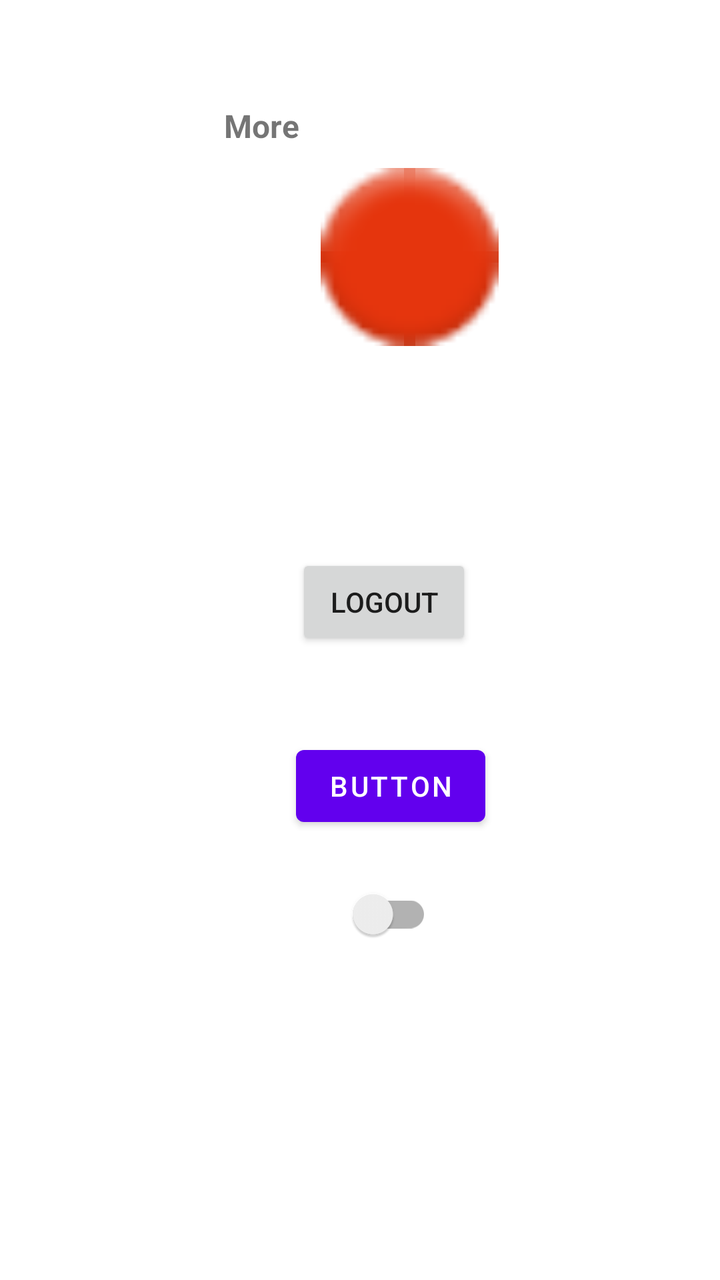
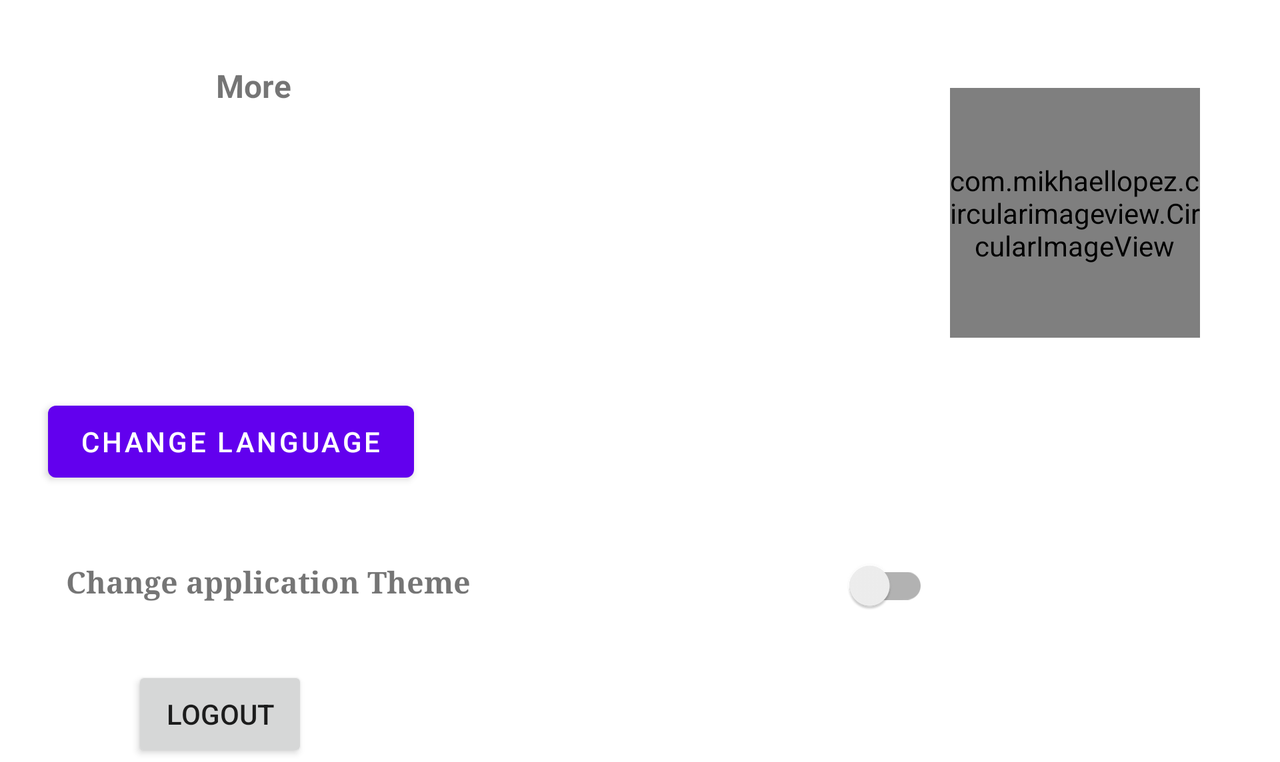

Two renders of one Android screen. The first uses the default layout on a phone; the second uses the alternative layout the repository ships for a different screen configuration, on a matching device. The two XML files are below.
<!-- AndroidManifest.xml: application theme Theme.Diplomich -->
<!-- res/layout/fragment_more.xml -->
<?xml version="1.0" encoding="utf-8"?>
<androidx.constraintlayout.widget.ConstraintLayout xmlns:android="http://schemas.android.com/apk/res/android"
    xmlns:app="http://schemas.android.com/apk/res-auto"
    xmlns:tools="http://schemas.android.com/tools"
    android:layout_width="match_parent"
    android:layout_height="match_parent"
    tools:context=".MoreFragment">

    

    <TextView
        android:id="@+id/HelloUserName"
        android:layout_width="wrap_content"
        android:layout_height="wrap_content"
        android:layout_marginStart="112dp"
        android:layout_marginTop="52dp"
        android:text="@string/more"
        android:textSize="16sp"
        android:textStyle="bold"
        app:layout_constraintStart_toStartOf="parent"
        app:layout_constraintTop_toTopOf="parent" />

    <ImageView
        android:id="@+id/imageUser"
        android:layout_width="115dp"
        android:layout_height="89dp"
        android:layout_marginTop="84dp"
        android:layout_marginEnd="16dp"
        app:layout_constraintEnd_toEndOf="parent"
        app:layout_constraintHorizontal_bias="0.366"
        app:layout_constraintStart_toEndOf="@+id/userEmailInfo"
        app:layout_constraintTop_toTopOf="parent"
        app:srcCompat="@android:drawable/ic_notification_overlay"
        tools:src="@android:drawable/ic_notification_overlay" />

    <TextView
        android:id="@+id/userPhoneNumber"
        android:layout_width="wrap_content"
        android:layout_height="wrap_content"
        android:layout_marginStart="100dp"
        android:layout_marginTop="24dp"
        app:layout_constraintStart_toStartOf="parent"
        app:layout_constraintTop_toBottomOf="@+id/userEmailInfo" />

    <TextView
        android:id="@+id/userEmailInfo"
        android:layout_width="wrap_content"
        android:layout_height="wrap_content"
        android:layout_marginStart="100dp"
        android:layout_marginTop="96dp"
        app:layout_constraintStart_toStartOf="parent"
        app:layout_constraintTop_toTopOf="parent" />

    <TextView
        android:id="@+id/verificationEmail"
        android:layout_width="wrap_content"
        android:layout_height="wrap_content"
        android:layout_marginBottom="8dp"
        android:textColor ="@color/purple_500"
        android:visibility="invisible"
        app:layout_constraintBottom_toTopOf="@+id/HelloUserName"
        app:layout_constraintEnd_toEndOf="parent"
        app:layout_constraintHorizontal_bias="0.41"
        app:layout_constraintStart_toStartOf="parent" />

    <androidx.appcompat.widget.AppCompatButton
        android:id="@+id/logoutButton"
        android:layout_width="wrap_content"
        android:layout_height="wrap_content"
        android:layout_marginStart="148dp"
        android:layout_marginTop="104dp"
        android:text="Logout"
        app:layout_constraintStart_toStartOf="parent"
        app:layout_constraintTop_toBottomOf="@+id/imageUser" />

    <Button
        android:id="@+id/languageButton"
        android:layout_width="wrap_content"
        android:layout_height="wrap_content"
        android:layout_marginStart="148dp"
        android:layout_marginTop="44dp"
        android:text="Button"
        app:layout_constraintStart_toStartOf="parent"
        app:layout_constraintTop_toBottomOf="@+id/logoutButton" />

    <androidx.appcompat.widget.SwitchCompat
        android:id="@+id/mySwitch"
        android:layout_width="wrap_content"
        android:layout_height="wrap_content"
        android:layout_marginStart="168dp"
        android:layout_marginTop="16dp"
        app:layout_constraintStart_toStartOf="parent"
        app:layout_constraintTop_toBottomOf="@+id/languageButton" />

</androidx.constraintlayout.widget.ConstraintLayout>
<!-- resources referenced by this layout -->
<resources>
  <color name="purple_500">#FF6200EE</color>
  <string name="more">More</string>
  <style name="Theme.Diplomich" parent="Theme.MaterialComponents.DayNight.DarkActionBar">
          
          <item name="colorPrimary">@color/purple_500</item>
          <item name="colorPrimaryVariant">@color/purple_700</item>
          <item name="colorOnPrimary">@color/white</item>
          
          <item name="colorSecondary">@color/teal_200</item>
          <item name="colorSecondaryVariant">@color/teal_700</item>
          <item name="colorOnSecondary">@color/black</item>
          
          <item name="android:statusBarColor" tools:targetApi="l">?attr/colorPrimaryVariant</item>
          
      </style>
  <color name="purple_700">#FF3700B3</color>
  <color name="white">#FFFFFFFF</color>
  <color name="teal_200">#FF03DAC5</color>
  <color name="teal_700">#FF018786</color>
  <color name="black">#FF000000</color>
</resources>
<!-- res/layout-land/fragment_more.xml (the repository's variant of the layout above) -->
<!-- drawn on the phone turned sideways -->
<?xml version="1.0" encoding="utf-8"?>
<ScrollView
    xmlns:android="http://schemas.android.com/apk/res/android"
    xmlns:app="http://schemas.android.com/apk/res-auto"
    xmlns:tools="http://schemas.android.com/tools"
    android:layout_width="match_parent"
    android:layout_height="match_parent"
    android:fillViewport="true">

<androidx.constraintlayout.widget.ConstraintLayout
    android:layout_width="match_parent"
    android:layout_height="wrap_content">

    <TextView
        android:id="@+id/HelloUserName"
        android:layout_width="wrap_content"
        android:layout_height="wrap_content"
        android:layout_marginStart="108dp"
        android:layout_marginTop="32dp"
        android:text="@string/more"
        android:textSize="16sp"
        android:textStyle="bold"
        app:layout_constraintStart_toStartOf="parent"
        app:layout_constraintTop_toTopOf="parent" />

    <com.mikhaellopez.circularimageview.CircularImageView
        android:id="@+id/imageUser"
        android:layout_width="125dp"
        android:layout_height="125dp"
        android:layout_marginTop="44dp"
        android:layout_marginEnd="40dp"
        android:background="@drawable/img"
        app:civ_border_color="#3f51b5"
        app:civ_border_width="4dp"
        app:civ_shadow="true"
        app:civ_shadow_color="#3f51b5"
        app:civ_shadow_radius="10sp"
        app:layout_constraintEnd_toEndOf="parent"
        app:layout_constraintTop_toTopOf="parent" />

    <TextView
        android:id="@+id/userPhoneNumber"
        android:layout_width="wrap_content"
        android:layout_height="wrap_content"
        android:layout_marginTop="24dp"
        app:layout_constraintEnd_toStartOf="@+id/imageUser"
        app:layout_constraintStart_toStartOf="parent"
        app:layout_constraintTop_toBottomOf="@+id/userEmailInfo" />

    <TextView
        android:id="@+id/userEmailInfo"
        android:layout_width="wrap_content"
        android:layout_height="wrap_content"
        android:layout_marginTop="96dp"
        app:layout_constraintEnd_toStartOf="@+id/imageUser"
        app:layout_constraintStart_toStartOf="parent"
        app:layout_constraintTop_toTopOf="parent" />

    <TextView
        android:id="@+id/verificationEmail"
        android:layout_width="wrap_content"
        android:layout_height="wrap_content"
        android:layout_marginBottom="8dp"
        android:textColor ="@color/purple_500"
        android:visibility="invisible"
        app:layout_constraintBottom_toTopOf="@+id/HelloUserName"
        app:layout_constraintEnd_toEndOf="parent"
        app:layout_constraintHorizontal_bias="0.41"
        app:layout_constraintStart_toStartOf="parent" />

    <androidx.appcompat.widget.AppCompatButton
        android:id="@+id/logoutButton"
        android:layout_width="wrap_content"
        android:layout_height="wrap_content"
        android:layout_marginStart="32dp"
        android:layout_marginTop="32dp"
        android:layout_marginEnd="343dp"
        android:text="Logout"
        app:layout_constraintEnd_toEndOf="parent"
        app:layout_constraintHorizontal_bias="0.193"
        app:layout_constraintStart_toStartOf="parent"
        app:layout_constraintTop_toBottomOf="@+id/textView" />

    <Button
        android:id="@+id/languageButton"
        android:layout_width="wrap_content"
        android:layout_height="wrap_content"
        android:layout_marginStart="24dp"
        android:layout_marginTop="28dp"
        android:layout_marginEnd="284dp"
        android:text="@string/changeLanguage"
        app:layout_constraintEnd_toEndOf="parent"
        app:layout_constraintHorizontal_bias="0.0"
        app:layout_constraintStart_toStartOf="parent"
        app:layout_constraintTop_toBottomOf="@+id/imageUser" />

    <androidx.appcompat.widget.SwitchCompat
        android:id="@+id/mySwitch"
        android:layout_width="wrap_content"
        android:layout_height="wrap_content"
        android:layout_marginTop="24dp"
        app:layout_constraintEnd_toEndOf="parent"
        app:layout_constraintHorizontal_bias="0.703"
        app:layout_constraintStart_toStartOf="parent"
        app:layout_constraintTop_toBottomOf="@+id/languageButton" />

    <TextView
        android:id="@+id/textView"
        android:layout_width="wrap_content"
        android:layout_height="wrap_content"
        android:layout_marginStart="16dp"
        android:layout_marginTop="36dp"
        android:layout_marginEnd="24dp"
        android:fontFamily="serif"
        android:text="@string/change_application_theme"
        android:textSize="15sp"
        android:textStyle="bold"
        app:layout_constraintEnd_toStartOf="@+id/mySwitch"
        app:layout_constraintHorizontal_bias="0.097"
        app:layout_constraintStart_toStartOf="parent"
        app:layout_constraintTop_toBottomOf="@+id/languageButton" />

</androidx.constraintlayout.widget.ConstraintLayout>
</ScrollView>
<!-- resources referenced by the variant -->
<!-- as the phone turned sideways resolves them -->
<resources>
  <color name="purple_500">#FF6200EE</color>
  <string name="changeLanguage">Change Language</string>
  <string name="change_application_theme">Change application Theme</string>
  <string name="more">More</string>
  <style name="Theme.Diplomich" parent="Theme.MaterialComponents.DayNight.DarkActionBar">
          
          <item name="colorPrimary">@color/purple_500</item>
          <item name="colorPrimaryVariant">@color/purple_700</item>
          <item name="colorOnPrimary">@color/white</item>
          
          <item name="colorSecondary">@color/teal_200</item>
          <item name="colorSecondaryVariant">@color/teal_700</item>
          <item name="colorOnSecondary">@color/black</item>
          
          <item name="android:statusBarColor" tools:targetApi="l">?attr/colorPrimaryVariant</item>
          
      </style>
  <color name="purple_700">#FF3700B3</color>
  <color name="white">#FFFFFFFF</color>
  <color name="teal_200">#FF03DAC5</color>
  <color name="teal_700">#FF018786</color>
  <color name="black">#FF000000</color>
</resources>
